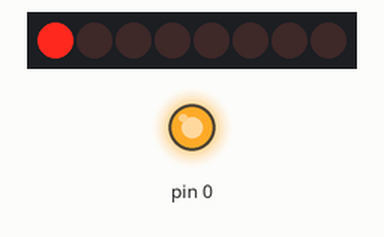
Bench run of a sketch on a simulated Arduino Uno, built with avr-gcc and run on an emulated ATmega328P. Shown: 8 shift-register outputs drawn as a row of LEDs (first output left, lit = HIGH), output pins drawn as LEDs (lit = HIGH). Wiring (inferred from the names in the program): shift register (74HC595): data pin 2; shift clock pin 4; latch pin 3. Wiring (inferred from the signals the program sends): row of LEDs: on Q0, Q1, Q2, Q3, Q4, Q5, Q6, Q7. Pins used as bus, display or sensor lines are not drawn.

Above: at 0.6 s.
At 5.1 s:
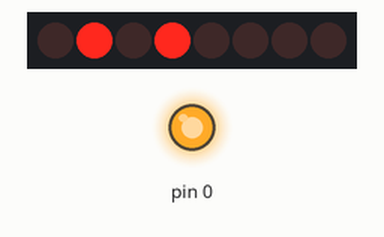
At 10.1 s:
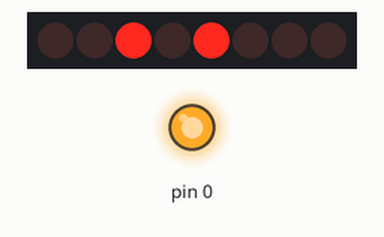
At 20.1 s:
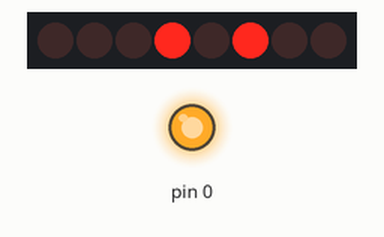
At 30.1 s:
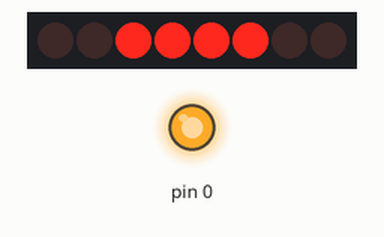
At 39.75 s:
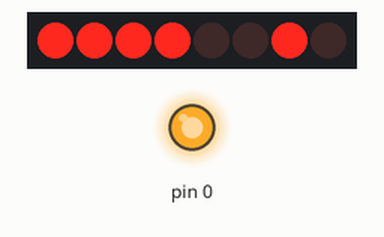
Timing chart, 0 to 40.0 s (numbered marks = the images above):
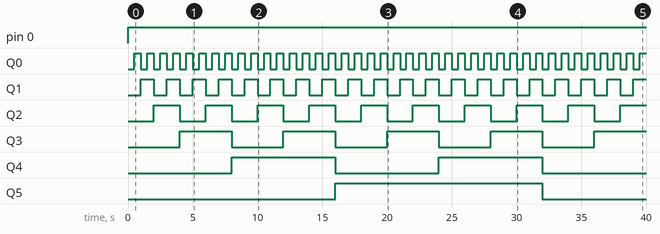

Measured:
- by itself, pin 0: LOW → HIGH at 0.00 s
- by itself, Q0: alternates HIGH for 0.50 s and LOW for 0.50 s
- by itself, Q1: alternates HIGH for 1.0 s and LOW for 1.0 s
- by itself, Q2: alternates HIGH for 2.0 s and LOW for 2.0 s
- by itself, Q3: alternates HIGH for 4.0 s and LOW for 4.0 s
- by itself, Q4: alternates HIGH for 8.0 s and LOW for 8.0 s
- by itself, Q5: LOW → HIGH at 16.0 s, → LOW 16.0 s later

The sketch:

sketch_jul23c.ino
```cpp
#define shcp 4//16
#define stcp 3//5
#define ds 2//4

void setup() {
  pinMode(stcp, OUTPUT);
  pinMode(shcp, OUTPUT);
  pinMode(ds, OUTPUT);
  pinMode(0, OUTPUT);
}

void loop() {
  digitalWrite(0,HIGH);
  for (int i = 0; i < 256; i++)
  {
    digitalWrite(stcp, LOW);
    shiftOut(ds, shcp, MSBFIRST, i);
    digitalWrite(stcp, HIGH);
    delay(500);
  }
}
```
